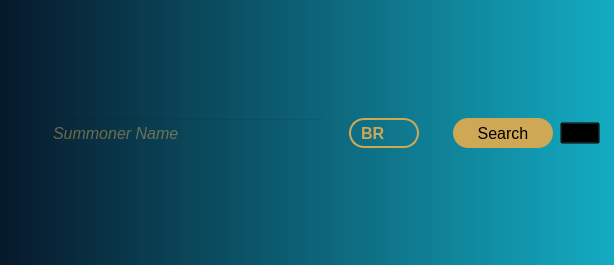
<?xml version="1.0" encoding="UTF-8"?>
<ui version="4.0">
 <class>MainWindow</class>
 <widget class="QMainWindow" name="MainWindow">
  <property name="geometry">
   <rect>
    <x>0</x>
    <y>0</y>
    <width>614</width>
    <height>265</height>
   </rect>
  </property>
  <property name="sizePolicy">
   <sizepolicy hsizetype="Preferred" vsizetype="Preferred">
    <horstretch>0</horstretch>
    <verstretch>0</verstretch>
   </sizepolicy>
  </property>
  <property name="windowTitle">
   <string>TFT Analytics</string>
  </property>
  <property name="windowIcon">
   <iconset>
    <normaloff>../../tft_icon.png</normaloff>../../tft_icon.png</iconset>
  </property>
  <property name="windowOpacity">
   <double>1.000000000000000</double>
  </property>
  <property name="autoFillBackground">
   <bool>false</bool>
  </property>
  <property name="styleSheet">
   <string notr="true">background-color: qlineargradient(spread:pad, x1:0, y1:0, x2:1, y2:0, stop:0 rgba(7, 25, 43, 255), stop:1 rgba(19, 171, 194, 255));</string>
  </property>
  <property name="iconSize">
   <size>
    <width>24</width>
    <height>24</height>
   </size>
  </property>
  <widget class="QWidget" name="centralwidget">
   <property name="enabled">
    <bool>true</bool>
   </property>
   <property name="sizePolicy">
    <sizepolicy hsizetype="Preferred" vsizetype="Preferred">
     <horstretch>0</horstretch>
     <verstretch>0</verstretch>
    </sizepolicy>
   </property>
   <property name="sizeIncrement">
    <size>
     <width>0</width>
     <height>0</height>
    </size>
   </property>
   <property name="font">
    <font>
     <family>MS Sans Serif</family>
    </font>
   </property>
   <property name="cursor">
    <cursorShape>ArrowCursor</cursorShape>
   </property>
   <property name="styleSheet">
    <string notr="true">*{
background: transparent;
color: rgb(207, 168, 85);
}</string>
   </property>
   <layout class="QGridLayout" name="gridLayout">
    <item row="2" column="1">
     <widget class="QLineEdit" name="summonerNameLine">
      <property name="sizePolicy">
       <sizepolicy hsizetype="Preferred" vsizetype="Fixed">
        <horstretch>20</horstretch>
        <verstretch>0</verstretch>
       </sizepolicy>
      </property>
      <property name="minimumSize">
       <size>
        <width>275</width>
        <height>30</height>
       </size>
      </property>
      <property name="maximumSize">
       <size>
        <width>275</width>
        <height>30</height>
       </size>
      </property>
      <property name="font">
       <font>
        <family>MS Sans Serif</family>
        <pointsize>12</pointsize>
        <italic>true</italic>
       </font>
      </property>
      <property name="cursor">
       <cursorShape>IBeamCursor</cursorShape>
      </property>
      <property name="toolTip">
       <string/>
      </property>
      <property name="whatsThis">
       <string/>
      </property>
      <property name="styleSheet">
       <string notr="true">
border: 2px solid;
border-color: rgb(207, 168, 85);
border-radius: 15px;

padding-left: 10px;



/*

border-color: rgb(255, 170, 0);</string>
      </property>
      <property name="text">
       <string/>
      </property>
      <property name="placeholderText">
       <string>Summoner Name</string>
      </property>
     </widget>
    </item>
    <item row="2" column="6">
     <widget class="QPushButton" name="settingsButton">
      <property name="sizePolicy">
       <sizepolicy hsizetype="Fixed" vsizetype="Fixed">
        <horstretch>0</horstretch>
        <verstretch>0</verstretch>
       </sizepolicy>
      </property>
      <property name="minimumSize">
       <size>
        <width>40</width>
        <height>0</height>
       </size>
      </property>
      <property name="maximumSize">
       <size>
        <width>40</width>
        <height>16777215</height>
       </size>
      </property>
      <property name="styleSheet">
       <string notr="true">background: transparent</string>
      </property>
      <property name="text">
       <string/>
      </property>
     </widget>
    </item>
    <item row="2" column="0">
     <spacer name="horizontalSpacer">
      <property name="orientation">
       <enum>Qt::Horizontal</enum>
      </property>
      <property name="sizeType">
       <enum>QSizePolicy::Fixed</enum>
      </property>
      <property name="sizeHint" stdset="0">
       <size>
        <width>40</width>
        <height>20</height>
       </size>
      </property>
     </spacer>
    </item>
    <item row="2" column="3">
     <widget class="QComboBox" name="regionChooserBox">
      <property name="minimumSize">
       <size>
        <width>70</width>
        <height>30</height>
       </size>
      </property>
      <property name="maximumSize">
       <size>
        <width>70</width>
        <height>30</height>
       </size>
      </property>
      <property name="font">
       <font>
        <family>MS Sans Serif</family>
        <pointsize>12</pointsize>
        <weight>75</weight>
        <bold>true</bold>
       </font>
      </property>
      <property name="contextMenuPolicy">
       <enum>Qt::NoContextMenu</enum>
      </property>
      <property name="styleSheet">
       <string notr="true">QComboBox{
	border: 2px solid;
	border-color: rgb(207, 168, 85);
	border-radius: 15px;

	padding-left: 10px;
	padding-right: 10px;
}

QComboBox::hover{
	background-color: rgb(207, 168, 85);
	color: black;
}

QComboBox::drop-down {
	width: 0px;
	color: rgb(255, 170, 0);	
}
</string>
      </property>
      <property name="currentText">
       <string>BR</string>
      </property>
      <property name="iconSize">
       <size>
        <width>0</width>
        <height>0</height>
       </size>
      </property>
      <item>
       <property name="text">
        <string>BR</string>
       </property>
      </item>
      <item>
       <property name="text">
        <string>EUN</string>
       </property>
      </item>
      <item>
       <property name="text">
        <string>EUW</string>
       </property>
      </item>
      <item>
       <property name="text">
        <string>JP</string>
       </property>
      </item>
      <item>
       <property name="text">
        <string>KR</string>
       </property>
      </item>
      <item>
       <property name="text">
        <string>LA</string>
       </property>
      </item>
      <item>
       <property name="text">
        <string>NA</string>
       </property>
      </item>
      <item>
       <property name="text">
        <string>RU</string>
       </property>
      </item>
      <item>
       <property name="text">
        <string>OC</string>
       </property>
      </item>
      <item>
       <property name="text">
        <string>TR</string>
       </property>
      </item>
     </widget>
    </item>
    <item row="2" column="2">
     <spacer name="horizontalSpacer_4">
      <property name="orientation">
       <enum>Qt::Horizontal</enum>
      </property>
      <property name="sizeType">
       <enum>QSizePolicy::Fixed</enum>
      </property>
      <property name="sizeHint" stdset="0">
       <size>
        <width>10</width>
        <height>20</height>
       </size>
      </property>
     </spacer>
    </item>
    <item row="2" column="5">
     <widget class="QPushButton" name="searchButton">
      <property name="sizePolicy">
       <sizepolicy hsizetype="Preferred" vsizetype="Fixed">
        <horstretch>5</horstretch>
        <verstretch>0</verstretch>
       </sizepolicy>
      </property>
      <property name="minimumSize">
       <size>
        <width>100</width>
        <height>30</height>
       </size>
      </property>
      <property name="maximumSize">
       <size>
        <width>100</width>
        <height>30</height>
       </size>
      </property>
      <property name="font">
       <font>
        <family>MS Sans Serif</family>
        <pointsize>12</pointsize>
        <weight>50</weight>
        <bold>false</bold>
        <kerning>true</kerning>
       </font>
      </property>
      <property name="cursor">
       <cursorShape>ArrowCursor</cursorShape>
      </property>
      <property name="styleSheet">
       <string notr="true">QPushButton{
	background-color: rgb(207, 168, 85);
	color: black;
	border-radius: 15px;
}

QPushButton::hover{
	background-color: rgb(166, 133, 68);
}

QPushButton::pressed{
	background-color: rgb(99, 79, 40);
}</string>
      </property>
      <property name="text">
       <string>Search</string>
      </property>
     </widget>
    </item>
    <item row="2" column="4">
     <spacer name="horizontalSpacer_3">
      <property name="orientation">
       <enum>Qt::Horizontal</enum>
      </property>
      <property name="sizeType">
       <enum>QSizePolicy::Fixed</enum>
      </property>
      <property name="sizeHint" stdset="0">
       <size>
        <width>20</width>
        <height>20</height>
       </size>
      </property>
     </spacer>
    </item>
    <item row="1" column="3">
     <widget class="QLabel" name="label_2">
      <property name="text">
       <string/>
      </property>
     </widget>
    </item>
    <item row="3" column="1" colspan="5">
     <widget class="QLabel" name="label_statusMatches">
      <property name="text">
       <string/>
      </property>
      <property name="alignment">
       <set>Qt::AlignCenter</set>
      </property>
     </widget>
    </item>
   </layout>
  </widget>
 </widget>
 <resources/>
 <connections/>
</ui>
